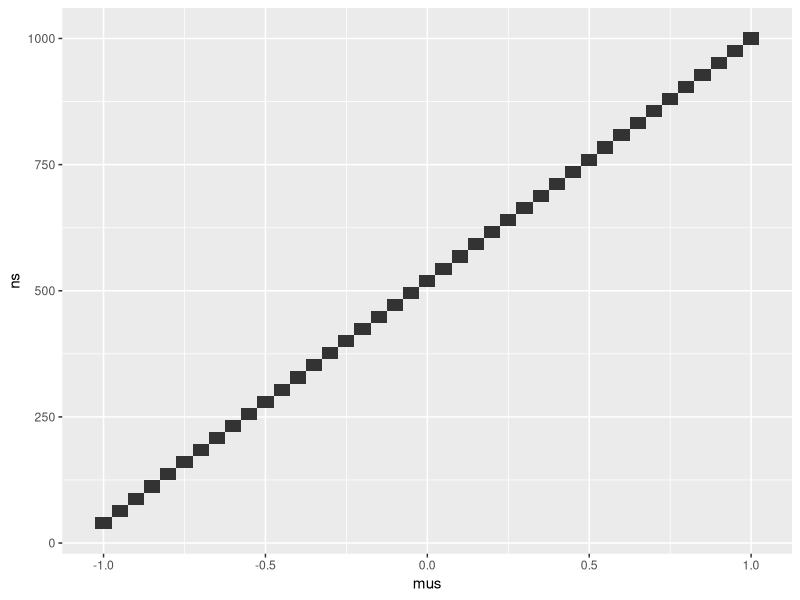

Generate this figure with R:
rm(list=ls())
library(dplyr)
library(tidyverse)
# library(reshape2)

ns <- seq(40,1000,24)

mus <- seq(-1,1,length.out=41)

h0 <- 0

obs <- rnorm(40,-5)
t.test(obs)

test <- function(n=40,mu=-1) {
  obs<- rnorm(n,mu)
  t <- t.test(obs)
  # return((mean(obs))
  # return(t$statistic)
  return(as.numeric(abs(t$statistic)>1.96))
  # return(cbind(mean(obs),t$statistic,as.numeric(abs(t$statistic)>1.96)))
}

# tt <- mapply(test,n=ns)

# pars <- cbind(40,-5)



 # reject(mu=0.50)
# tt<-mapply(reject,mu=mus)
 
tt <- function(nn,m=mus) {
  reject <- function(n=nn,mu=-1,s=100){
    sims <- replicate(s,test(n,mu))
    return(mean(sims))
  }
  v <- mapply(reject, m=mus)
  return(v)
} 
tt(nn=1000)

ss <- as.data.frame(mapply(tt,nn=ns))
names(ss)<-ns
row.names(ss) <- mus


ggplot(aes(x=mus,y=ns),data=ss) + geom_tile()
